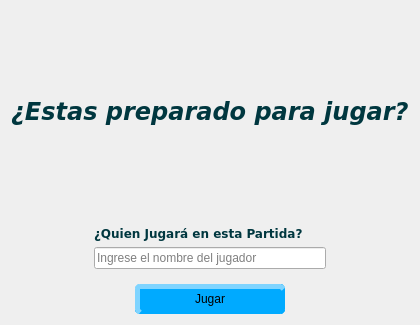
      <widget class="QWidget" name="page_Game">
       <property name="styleSheet">
        <string notr="true">#page_Game{
background-color: qlineargradient(spread:pad, x1:0, y1:0, x2:1, y2:0, stop:0.005013 rgba(42, 180, 255, 255), stop:0.278388 rgba(74, 202, 255, 255), stop:0.481685 rgba(89, 253, 255, 255), stop:0.787476 rgba(55, 255, 250, 255), stop:1 rgba(15, 255, 249, 255))
}

QPushButton{
background-color: rgb(0, 170, 255);
border-style: outset;
border-width: 5px;
border-radius: 5px;
border-color: rgb(0, 170, 255);
}

QPushButton:hover{
background-color: rgb(0, 255, 127);
border-color: rgb(85, 255, 127);
color: black;
}

QPushButton:pressed{
background-color: rgb(170, 0, 255);
border-color: rgb(170, 85, 255);
color: white;
}

QLabel{
	color: rgb(0, 55, 63);
}

</string>
       </property>
       <layout class="QVBoxLayout" name="verticalLayout_3">
        <item alignment="Qt::AlignmentFlag::AlignHCenter|Qt::AlignmentFlag::AlignTop">
         <widget class="QLabel" name="lbl_JugarTitle">
          <property name="minimumSize">
           <size>
            <width>0</width>
            <height>200</height>
           </size>
          </property>
          <property name="font">
           <font>
            <family>Verdana</family>
            <pointsize>18</pointsize>
            <italic>true</italic>
            <bold>true</bold>
            <strikeout>false</strikeout>
           </font>
          </property>
          <property name="text">
           <string>¿Estas preparado para jugar?</string>
          </property>
         </widget>
        </item>
        <item alignment="Qt::AlignmentFlag::AlignHCenter|Qt::AlignmentFlag::AlignTop">
         <widget class="QWidget" name="widget_2" native="true">
          <property name="minimumSize">
           <size>
            <width>250</width>
            <height>0</height>
           </size>
          </property>
          <property name="baseSize">
           <size>
            <width>0</width>
            <height>0</height>
           </size>
          </property>
          <layout class="QVBoxLayout" name="verticalLayout_2">
           <item>
            <widget class="QLabel" name="lbl_PlayerMessage">
             <property name="font">
              <font>
               <family>Verdana</family>
               <pointsize>9</pointsize>
               <italic>false</italic>
               <bold>true</bold>
              </font>
             </property>
             <property name="text">
              <string>¿Quien Jugará en esta Partida?</string>
             </property>
            </widget>
           </item>
           <item>
            <widget class="QLineEdit" name="txt_Player">
             <property name="accessibleName">
              <string/>
             </property>
             <property name="inputMask">
              <string notr="true"/>
             </property>
             <property name="text">
              <string notr="true"/>
             </property>
             <property name="placeholderText">
              <string>Ingrese el nombre del jugador</string>
             </property>
            </widget>
           </item>
          </layout>
         </widget>
        </item>
        <item alignment="Qt::AlignmentFlag::AlignHCenter|Qt::AlignmentFlag::AlignTop">
         <widget class="QPushButton" name="btn_StartGame">
          <property name="minimumSize">
           <size>
            <width>150</width>
            <height>30</height>
           </size>
          </property>
          <property name="text">
           <string>Jugar</string>
          </property>
         </widget>
        </item>
       </layout>
      </widget>
